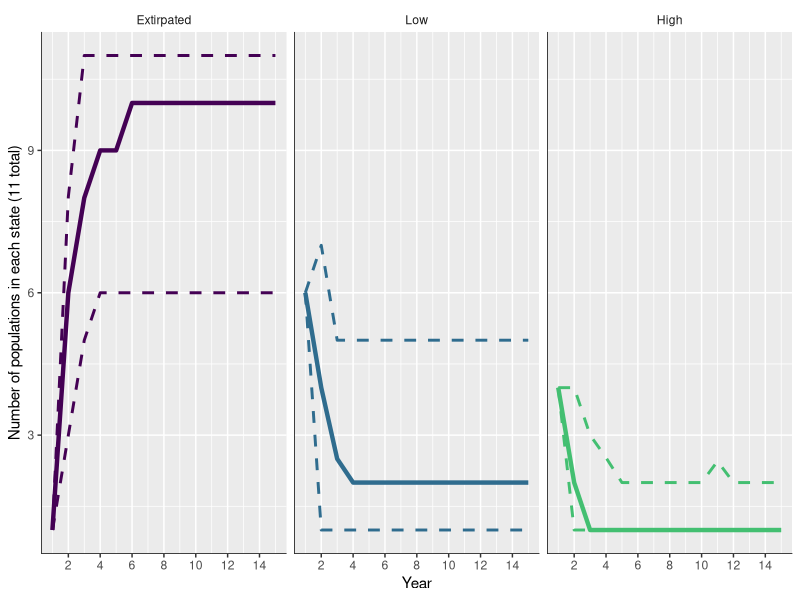
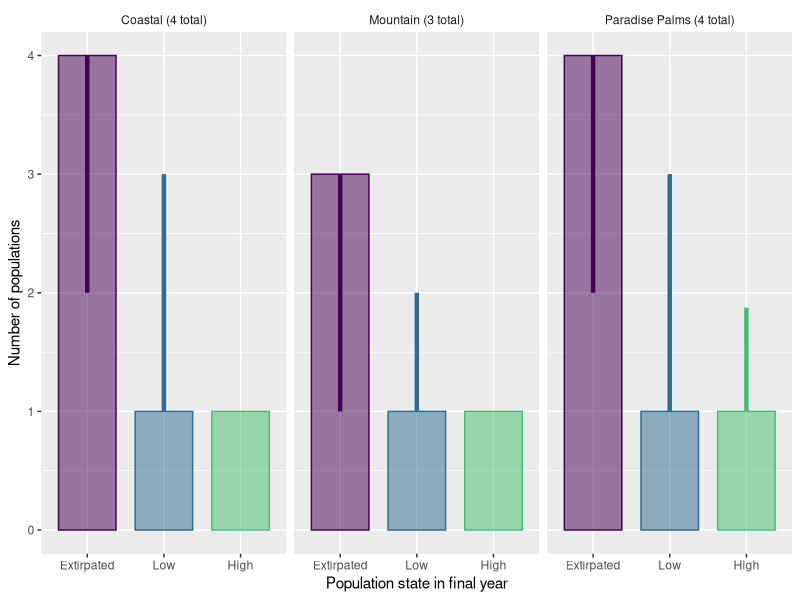

Write R code to recreate these figures, in order. (Note: this script raises an error after producing the figures.)
# island mouse multistate projection
library(tidyverse)
library(cowplot)
library(statmod)

# functions ----

beta_shape_parms = function(mean, sd){
  avg = mean
  var = sd*sd
  
  a = ifelse(var < avg*(1-avg), avg*(((avg*(1-avg))/var)-1), 100*avg)
  b = ifelse(var < avg*(1-avg), (1-avg)*(((avg*(1-avg))/var)-1), 100*(1-avg))
  
  return(list(a = a, b = b))
}

get_beta_vals = function(n, mean, sd){
  x = beta_shape_parms(mean, sd)
  rbeta(n, x$a, x$b)
}

# inputs ----

reps = 1000
nyrs = 15

env = F

# t[2,3], t[1,3], t[1,2] +
b_noise = 1.5

# t[3,3], t[3,2]  -
b_temp = -1.8

# input future noise and temp
noise = 2
temp = 0.5

# setup simulation
pops = 11
ecotype = c(rep("Coastal", 4), rep("Mountain", 3), rep("Palms", 4))

all.means = matrix(c(0.9, 0.3, 0.05,
                   0.1, 0.5, 0.2,
                   0, 0.2, 0.75), nrow = 3, ncol = 3, byrow = T)
all.sd = matrix(c(0.05, 0.1, 0.02,
              0.08, 0.05, 0.04,
              0, 0.09, 0.05), nrow = 3, ncol = 3, byrow = T)

# initial states
state = array(NA, dim = c(reps, pops, nyrs))
for(i in 1:reps){
  state[i,,1] = c(3, 3, 2, 3, 2, 2, 1, 2, 3, 2, 2)
}

# replicate-level means and sd
t.m = array(NA, dim = c(reps, 3, 3))
t.sd = array(NA, dim = c(reps, 3, 3))

for(i in 1:3){
  for(t in 1:3){
    t.m[1:reps, i, t] = get_beta_vals(n = reps, 
                                    mean = all.means[i,t], 
                                    sd = all.sd[i,t])
    t.sd[1:reps, i, t] = rinvgauss(n = reps, mean = all.sd[i,t])
  }
}

# draw values for each year
tp = array(NA, dim = c(reps, nyrs, 3, 3))
for(r in 1:reps){
  for(i in 1:3){
    for(t in 1:3){
      
      tp[r,,i,t] = ifelse(env, get_beta_vals(n = nyrs,
                                      mean = t.m[r,i,t],
                                      sd = t.sd[r,i,t]),
                          t.m[r,i,t])
      
      # effect of noise
      if(i == 1 && t == 2 | i == 1 && t == 3 | i == 2 && t == 3){
        tp[r,,i,t] = plogis(qlogis(tp[r,,i,t]) + b_noise*noise)
      }
      
      # effect of temp range
      if(i == 3 && t == 2 | i == 3 && t == 3){
        tp[r,,i,t] = plogis(qlogis(tp[r,,i,t]) + b_temp*temp)
      }
      
    }
  }
}

# remove NaNs
tp[is.na(tp)] = 0

# make sure colSums == 1
for(r in 1:reps){
  for(t in 1:nyrs){
    for(i in 1:3){
      tp[r,t,,i] = tp[r,t,,i]/sum(tp[r,t,,i])
    }
  }
}

# projection ----

for(r in 1:reps){
  for(i in 1:pops){
    for(t in 2:nyrs){
      state[r,i,t] = which(rmultinom(1, 1, tp[r,t,,state[r,i,t-1]]) == 1)
    }
  }
}

# make dataframe for plotting ----
res = expand.grid(rep = c(1:reps),
                  pop = c(1:pops),
                  year = c(1:nyrs))

res <- res %>% 
  mutate(ecotype = ecotype[pop],
         state = c(state))

# plot number in each state over time

res %>% 
  group_by(rep, year) %>% 
  count(state) %>% 
  ungroup() %>% 
  group_by(year, state) %>% 
  summarize(mprop = median(n),
            lcl = quantile(n, probs = 0.025),
            ucl = quantile(n, probs = 0.975)) %>% 
  ungroup() %>% 
  complete(year, state, fill = list(mprop = 0)) %>% 
  mutate(state = factor(c("Extirpated", "Low", "High")[state],
                        levels = c("Extirpated", "Low", "High"))) %>% 
  ggplot(aes(x = year, col = state, fill = state)) +
  #geom_linerange(aes(ymin = lcl, ymax = ucl), alpha= 0.9) +
  geom_line(aes(y = lcl), lty = 2, lwd = 1) +
  geom_line(aes(y = ucl), lty = 2, lwd = 1) +
  geom_line(aes(y = mprop), lwd = 1.5) +
  facet_grid(~state, scales= "free") +
  scale_fill_viridis_d(end = 0.7, name = "State") +
  scale_color_viridis_d(end = 0.7, name = "State") +
  scale_x_continuous(breaks = seq(0, nyrs, 2)) +
  theme(legend.position = "none",
        strip.background = element_rect(fill = "white")) +
  xlab("Year") +
  ylab("Number of populations in each state (11 total)") +
  annotate("segment", x=-Inf, xend=Inf, y=-Inf, yend=-Inf)+
  annotate("segment", x=-Inf, xend=-Inf, y=-Inf, yend=Inf)


# number in final state by ecotype

res %>% 
  group_by(rep, year, ecotype) %>% 
  count(state) %>% 
  ungroup() %>% 
  group_by(year, ecotype, state) %>% 
  summarize(mprop = median(n),
            lcl = quantile(n, probs = 0.025),
            ucl = quantile(n, probs = 0.975)) %>% 
  ungroup() %>% 
  complete(year, ecotype, state, fill = list(mprop = 0)) %>% 
  filter(year == nyrs) %>% 
  mutate(state = factor(c("Extirpated", "Low", "High")[state],
                        levels = c("Extirpated", "Low", "High")),
         ecotype = c("Coastal" = "Coastal (4 total)",
                     "Mountain" = "Mountain (3 total)",
                     "Palms" = "Paradise Palms (4 total)")[ecotype]) %>% 
  ggplot(aes(x = state, y = mprop, col= state, fill = state)) +
  geom_bar(stat = "identity", alpha = 0.5, width = 0.75) +
  geom_linerange(aes(ymin = lcl, ymax = ucl), lwd = 1.5) +
  scale_fill_viridis_d(end = 0.7, name = "State") +
  scale_color_viridis_d(end = 0.7, name = "State") +
  theme(strip.background = element_rect(fill = "white"),
        legend.position = "none") +
  xlab("Population state in final year") +
  ylab("Number of populations") +
  facet_wrap(~ecotype)


# prop at least one high
res %>% 
  filter(year == nyrs) %>% 
  group_by(rep, ecotype) %>% 
  summarize(h = ifelse(3 %in% state,1, 0)) %>% 
  ungroup() %>% 
  group_by(rep) %>% 
  summarize(hs = ifelse(sum(h) == 3, 1, 0)) %>% 
  pull(hs) %>% 
  mean()


# extinction probs
res %>% 
  filter(year == nyrs) %>% 
  group_by(rep, ecotype) %>% 
  summarize(h = ifelse(all(state == 1), 1, 0)) %>%
  ungroup() %>% 
  group_by(ecotype) %>% 
  summarize(pext = mean(h))

res %>% 
  filter(year == nyrs) %>% 
  group_by(rep) %>% 
  summarize(h = ifelse(all(state == 1), 1, 0)) %>%
  ungroup() %>% 
  summarize(pext = mean(h))


#### compare scenarios
all_res <- res1 %>% 
  bind_rows(res2) %>% 
  bind_rows(res3)


all_res %>% 
  group_by(rep, year, scenario) %>% 
  count(state) %>% 
  ungroup() %>% 
  group_by(year, state, scenario) %>% 
  summarize(mprop = median(n),
            lcl = quantile(n, probs = 0.025),
            ucl = quantile(n, probs = 0.975)) %>% 
  ungroup() %>% 
  complete(year, state, scenario, fill = list(mprop = 0)) %>% 
  mutate(state = factor(c("Extirpated", "Low", "High")[state],
                        levels = c("Extirpated", "Low", "High")),
         scenario = factor(c("Status quo", "Noise reduction", "Noise increase")[scenario],
                           levels = c("Status quo", "Noise reduction", "Noise increase"))) %>% 
  ggplot(aes(x = year, col = scenario, fill = scenario)) +
  #geom_linerange(aes(ymin = lcl, ymax = ucl), alpha= 0.9) +
  geom_line(aes(y = lcl), lty = 2, lwd = 1) +
  geom_line(aes(y = ucl), lty = 2, lwd = 1) +
  geom_line(aes(y = mprop), lwd = 1.5) +
  facet_grid(~state, scales= "free") +
  scale_fill_viridis_d(end = 0.8, name = "Scenario", direction = -1) +
  scale_color_viridis_d(end = 0.8, name = "Scenario", direction = -1) +
  scale_x_continuous(breaks = seq(0, nyrs, 2)) +
  theme(legend.position = "top",
        strip.background = element_rect(fill = "white"),
        strip.text = element_text(margin = margin(1,1,1,1), size = 14)) +
  xlab("Year") +
  ylab("Number of populations in each state (11 total)") +
  annotate("segment", x=-Inf, xend=Inf, y=-Inf, yend=-Inf)+
  annotate("segment", x=-Inf, xend=-Inf, y=-Inf, yend=Inf)



all_res %>% 
  group_by(rep, year, ecotype, scenario) %>% 
  count(state) %>% 
  ungroup() %>% 
  group_by(year, ecotype, state, scenario) %>% 
  summarize(mprop = median(n),
            lcl = quantile(n, probs = 0.025),
            ucl = quantile(n, probs = 0.975)) %>% 
  ungroup() %>% 
  complete(year, ecotype, state, scenario, fill = list(mprop = 0)) %>% 
  filter(year == nyrs) %>% 
  mutate(state = factor(c("Extirpated", "Low", "High")[state],
                        levels = c("Extirpated", "Low", "High")),
         ecotype = c("Coastal" = "Coastal (4 total)",
                     "Mountain" = "Mountain (3 total)",
                     "Palms" = "Paradise Palms (4 total)")[ecotype],
         scenario = factor(c("Status quo", "Noise reduction", "Noise increase")[scenario],
                           levels = c("Status quo", "Noise reduction", "Noise increase"))) %>% 
  ggplot(aes(x = state, y = mprop, col= scenario, fill = scenario)) +
  geom_bar(stat = "identity", alpha = 0.5, width = 0.75, 
           position = position_dodge(width = 0.75)) +
  geom_linerange(aes(ymin = lcl, ymax = ucl), lwd = 1.5,
                 position = position_dodge(width = 0.75)) +
  scale_fill_viridis_d(end = 0.8, name = "Scenario", direction = -1) +
  scale_color_viridis_d(end = 0.8, name = "Scenario", direction = -1) +
  theme(strip.background = element_rect(fill = "white"),
        legend.position = "top",
        strip.text = element_text(margin = margin(1,1,1,1), size = 14)) +
  xlab("Population state in final year") +
  ylab("Number of populations") +
  facet_wrap(~ecotype)
